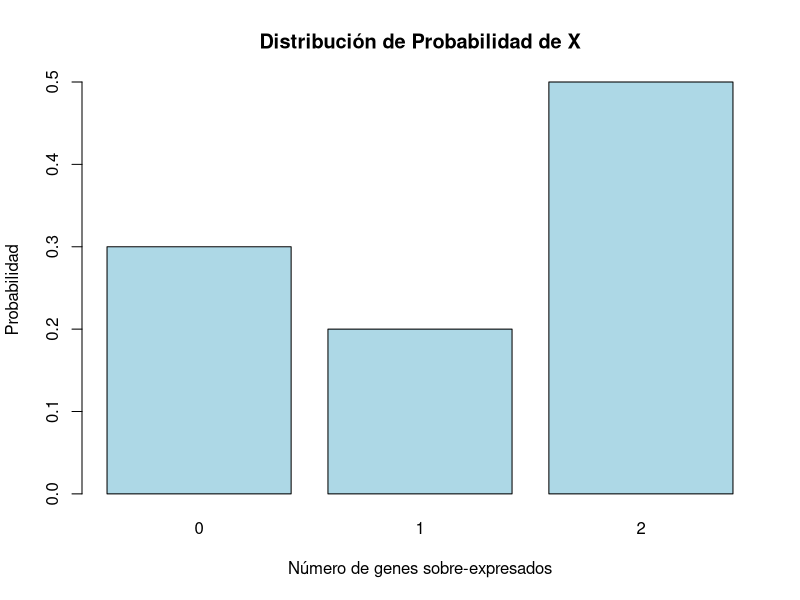
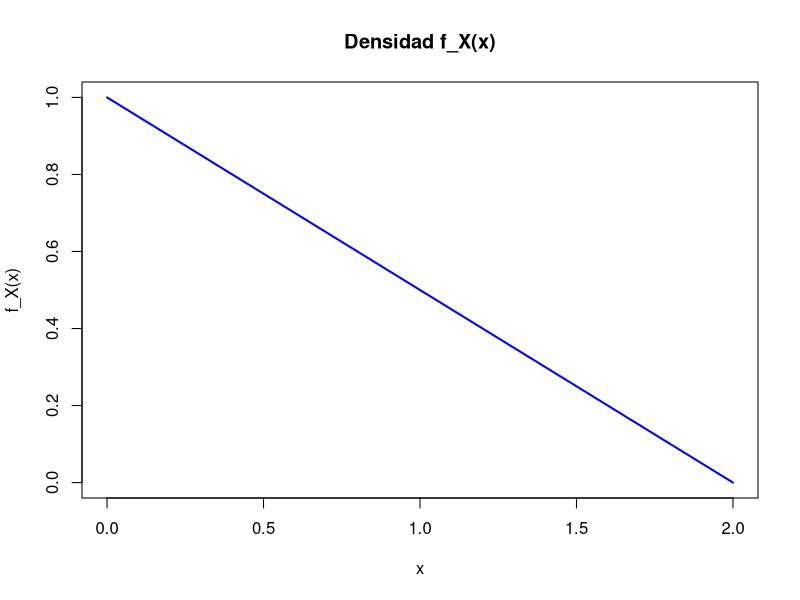
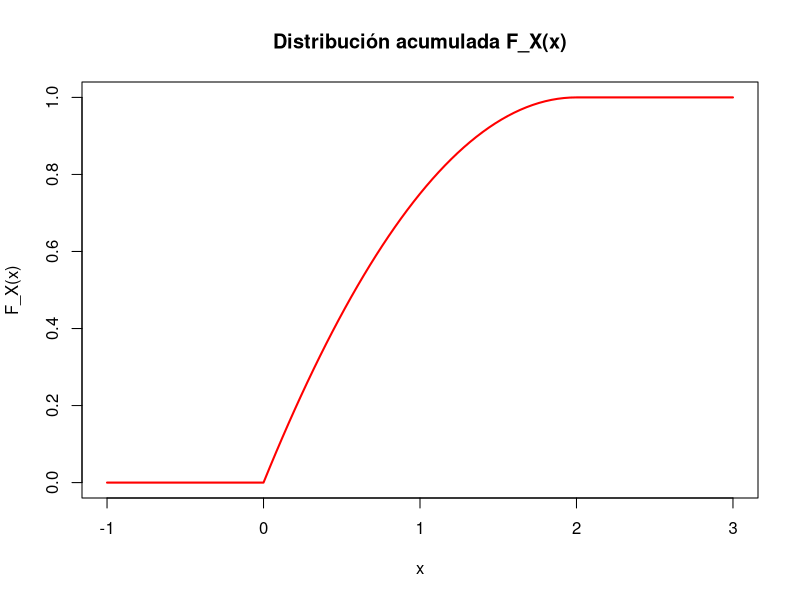
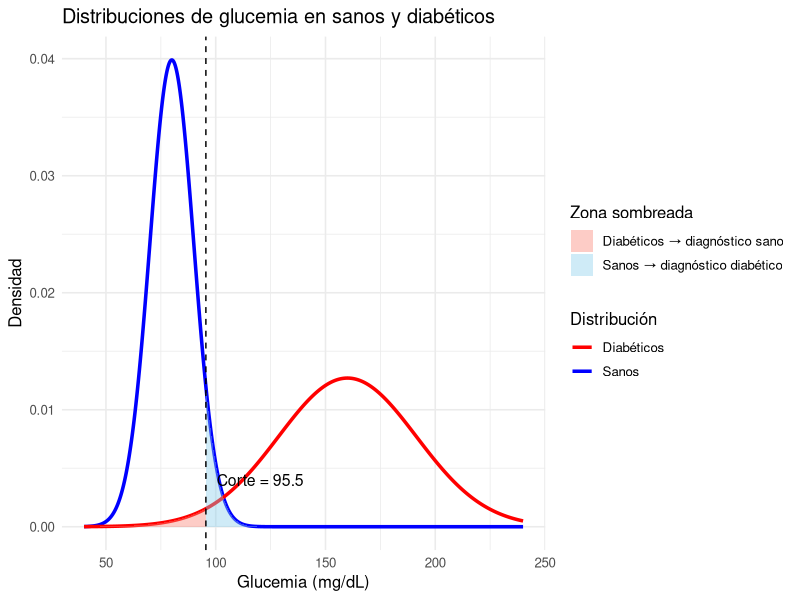

Write the R code that produced these figures, in order.
## ---- chunk 1
# Valores de X y sus probabilidades
X_values <- c(0, 1, 2)
probabilities <- c(0.30, 0.20, 0.50)

# Crear el gráfico
barplot(probabilities, names.arg = X_values, col = "lightblue",
        main = "Distribución de Probabilidad de X",
        xlab = "Número de genes sobre-expresados", ylab = "Probabilidad")
## ---- chunk 2
# Calcular esperanza y varianza
esperanza <- sum(X_values * probabilities)
esperanza_cuadrado <- sum(X_values^2 * probabilities)

varianza <- esperanza_cuadrado - esperanza^2

esperanza
varianza
## ---- chunk 3
# Valores de la suma
suma <- sum(1 / (2 + 0:5))

# Calcular el valor de K
K <- 1 / suma
K
## ---- chunk 4
# Calcular la esperanza
esperanza <- sum((0:5) * K / (2 + 0:5))

# Calcular la esperanza al cuadrado
esperanza_cuadrado <- sum((0:5)^2 * K / (2 + 0:5))

# Calcular la varianza
varianza <- esperanza_cuadrado - esperanza^2

esperanza
varianza
## ---- chunk 5
# Probabilidad de X = 3
P_X_3 <- K / (2 + 3)
P_X_3
## ---- chunk 6
# Probabilidad de X >= 1
P_X_1 <- 1 - K / (2 + 0)
P_X_1
## ---- chunk 7
# Probabilidad de X <= 2
P_X_2 <- sum(K / (2 + 0:2))
P_X_2
## ---- chunk 8
# R code to plot the density function
f_x <- function(x) -0.5 * x + 1
curve(f_x, from = 0, to = 2, col = "blue", lwd = 2, ylab = "f_X(x)", xlab = "x",
      main = "Densidad f_X(x)")
## ---- chunk 9
# R code to plot the CDF function
F_x <- function(x) ifelse(x < 0, 0, ifelse(x > 2, 1, -0.25 * x^2 + x))
curve(F_x, from = -1, to = 3, col = "red", lwd = 2, ylab = "F_X(x)", xlab = "x",
      main = "Distribución acumulada F_X(x)")
## ---- chunk 10
# Parámetros del problema
n <- 10
p <- 0.8

# Probabilidades P(X = 8), P(X = 9) y P(X = 10)
prob_8 <- dbinom(8, size = n, prob = p)
prob_9 <- dbinom(9, size = n, prob = p)
prob_10 <- dbinom(10, size = n, prob = p)

# Probabilidad total P(X >= 8)
prob_total <- prob_8 + prob_9 + prob_10
prob_total
## ---- chunk 11
1-pbinom (7, size = n, prob = p)
## ---- chunk 12
lambda <- 12
k <- 10
prob_10_muertes <- dpois(k, lambda)
prob_10_muertes
## ---- chunk 13
k_15 <- 14
prob_15_o_mas <- 1 - ppois(k_15, lambda)
prob_15_o_mas
## ---- chunk 14
prob_10_o_menos <- ppois(k, lambda)
prob_10_o_menos
## ---- chunk 15
prob_10_muertes
## ---- chunk 16
prob_15_o_mas
## ---- chunk 17
prob_10_o_menos
## ---- chunk 18
n <- 150
p <- 0.1
k <- 10
prob_binom_10 <- dbinom(k, n, p)
prob_binom_10
## ---- chunk 19
lambda <- 15
prob_pois_10 <- dpois(k, lambda)
prob_pois_10
## ---- chunk 20
  prob_binom_10
## ---- chunk 21
  prob_pois_10
## ---- chunk 22
# Calculamos la probabilidad con la función pnorm
p1 <- pnorm(1.75)
p1
## ---- chunk 23
# Calculamos ambas probabilidades
p2_120 <- pnorm(1.75)
p2_90 <- pnorm(-2.00)
p2 <- p2_120 - p2_90
p2
## ---- chunk 24
# Calculamos el valor z correspondiente al percentil 25
z_p25 <- qnorm(0.25)
# Calculamos el p25 en la escala original
p25 <- 106 + z_p25 * 8
p25
## ---- chunk 25
# Nivel de glucosa límite para clasificar como sano
percentil_sano <- qnorm(0.02, mean = 160, sd = 31.4)
percentil_sano
## ---- chunk 26
# Probabilidad de que un sano sea clasificado como diabético
prob_sano_como_diabetico <- 1 - pnorm(percentil_sano, mean = 80, sd = 10)
prob_sano_como_diabetico
## ---- chunk 27
# Parámetros de las distribuciones
mu_s <- 80;  sigma_s <- 10       # sanos
mu_d <- 160; sigma_d <- 31.4     # diabéticos

# 1. Punto de corte: 2% de los diabéticos por debajo
corte <- qnorm(0.02, mean = mu_d, sd = sigma_d)

# 2. Probabilidad de que un sano sea clasificado como diabético
p_error_sano <- 1 - pnorm(corte, mean = mu_s, sd = sigma_s)

# Mostrar resultados
cat("Punto de corte:", round(corte, 2), "\n")
cat("Proporción de sanos mal clasificados:", round(100 * p_error_sano, 2), "%\n")
## ---- chunk 28
require(ggplot2)
require(dplyr)

# Datos para las curvas
x <- seq(40, 240, length.out = 1000)
df <- data.frame(
  x = x,
  sano = dnorm(x, mu_s, sigma_s),
  diabetico = dnorm(x, mu_d, sigma_d)
)

# Datos para el sombreado
zona_sanos_mal <- df %>% filter(x > percentil_sano) %>% mutate(dens = sano)
zona_diabeticos_mal <- df %>% filter(x <= percentil_sano) %>% mutate(dens = diabetico)

# Gráficos
  
ggplot(data = df, mapping = aes(x = x)) +
  geom_line(aes(y = sano, color = "Sanos"), size = 1.2) +
  geom_line(aes(y = diabetico, color = "Diabéticos"), size = 1.2) +
  geom_area(data = zona_sanos_mal, aes(y = dens, fill = "Sanos → diagnóstico diabético"), alpha = 0.4) +
  geom_area(data = zona_diabeticos_mal, aes(y = dens, fill = "Diabéticos → diagnóstico sano"), alpha = 0.4) +
  geom_vline(xintercept = percentil_sano, linetype = "dashed", color = "black") +
  annotate("text", x = percentil_sano + 5, y = 0.004, 
           label = paste0("Corte = ", round(percentil_sano, 1)), hjust = 0, size = 4) +
  scale_color_manual(values = c("Sanos" = "blue", "Diabéticos" = "red")) +
  scale_fill_manual(values = c("Sanos → diagnóstico diabético" = "skyblue", 
                               "Diabéticos → diagnóstico sano" = "salmon")) +
  labs(title = "Distribuciones de glucemia en sanos y diabéticos",
       y = "Densidad", x = "Glucemia (mg/dL)",
       color = "Distribución", fill = "Zona sombreada") +
  theme_minimal(base_size = 12)
## ---- chunk 29
# Probabilidad de que un diabético sea diagnosticado como diabético
prob_diabetico_diagnosticado <- 1 - pnorm(percentil_sano, mean = 160, sd = 31.4)
prob_diabetico_diagnosticado
## ---- chunk 30
prob_sano_diagnosticado <- 
 1- pnorm(percentil_sano, mean = 80, sd = 10)
prob_sano_diagnosticado
## ---- chunk 31
# Probabilidad de diagnóstico en la población general
prob_diagnostico_total <- 
  prob_diabetico_diagnosticado * 0.10 + 
  prob_sano_diagnosticado * 0.90
prob_diagnostico_total
## ---- chunk 32
# Probabilidad de que un individuo diagnosticado como diabético realmente lo sea
prob_diagnostico_given_diabetico <- 
  (prob_diabetico_diagnosticado * 0.10) / 
  prob_diagnostico_total
prob_diagnostico_given_diabetico
